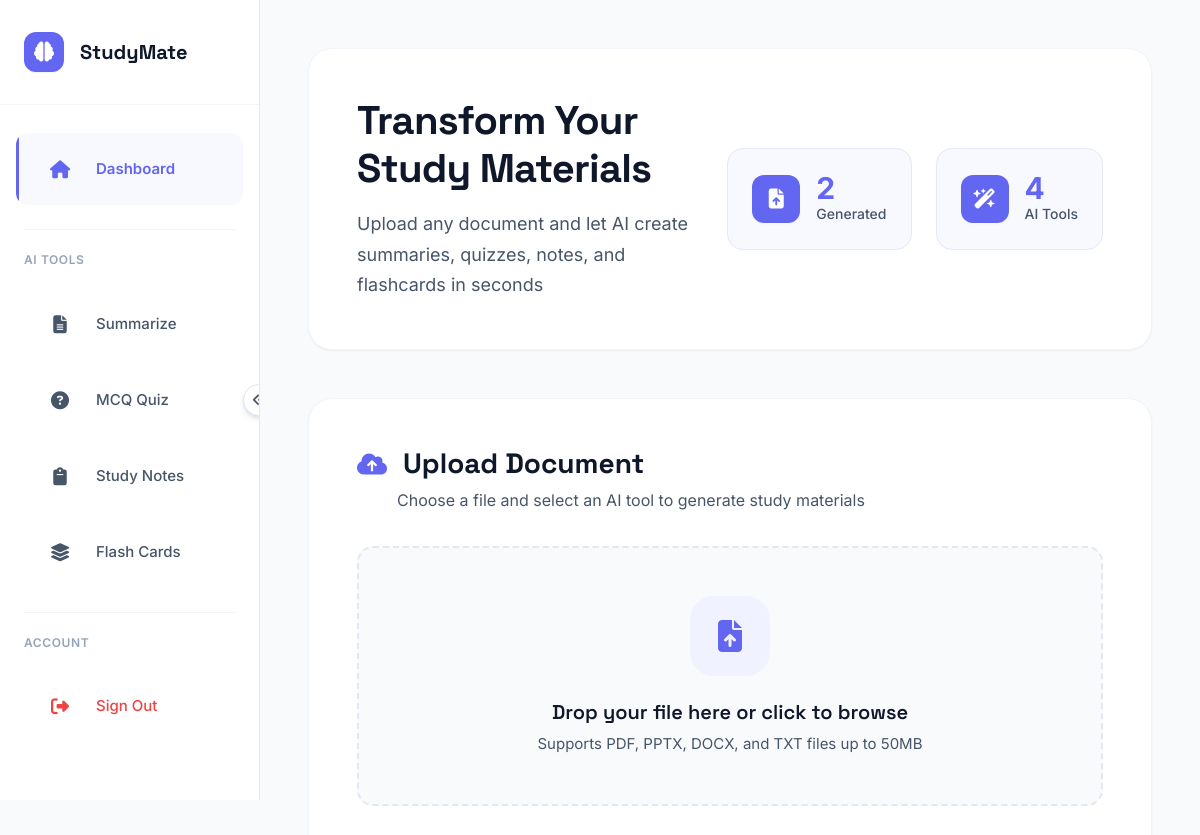
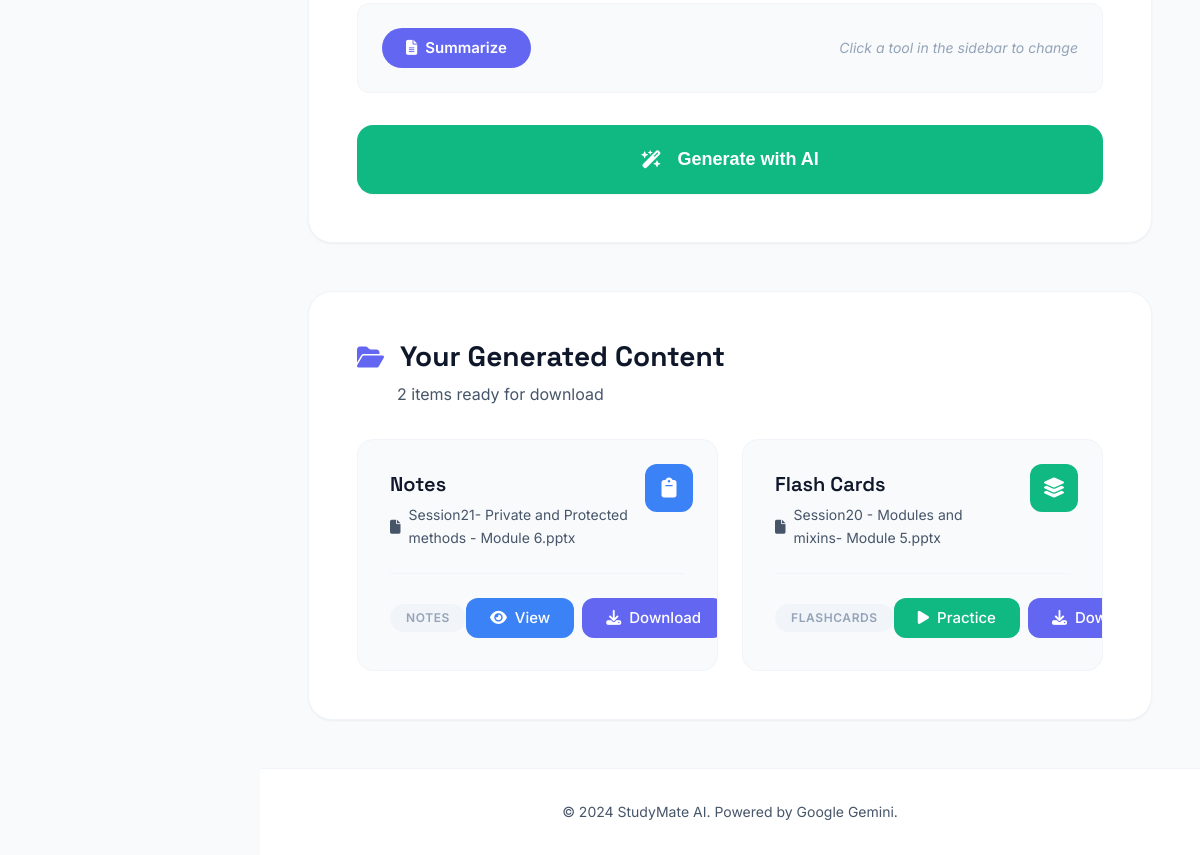
/dashboard (signed in), run on an earlier commit of the app's database (2 pictures, top to bottom).
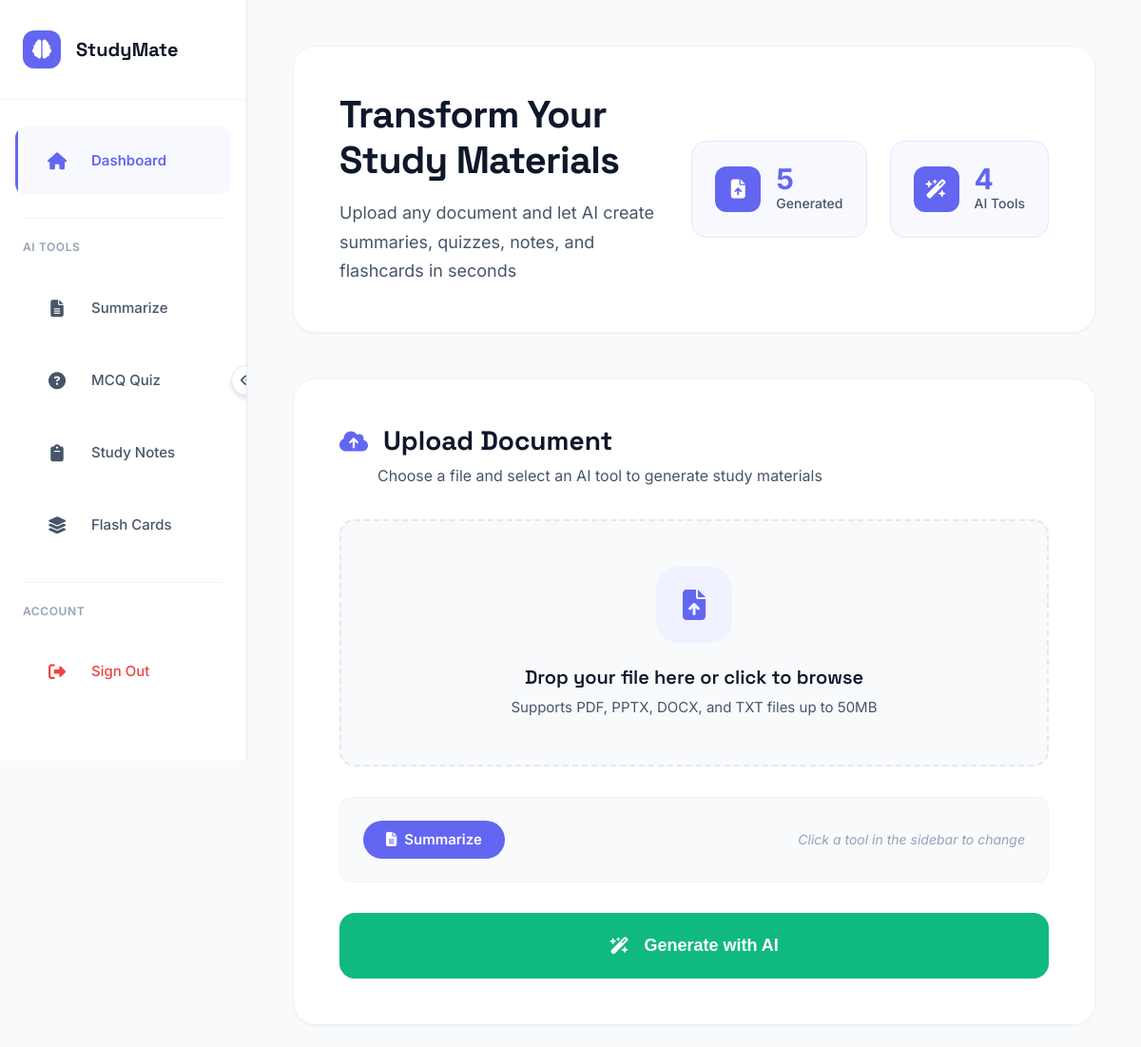
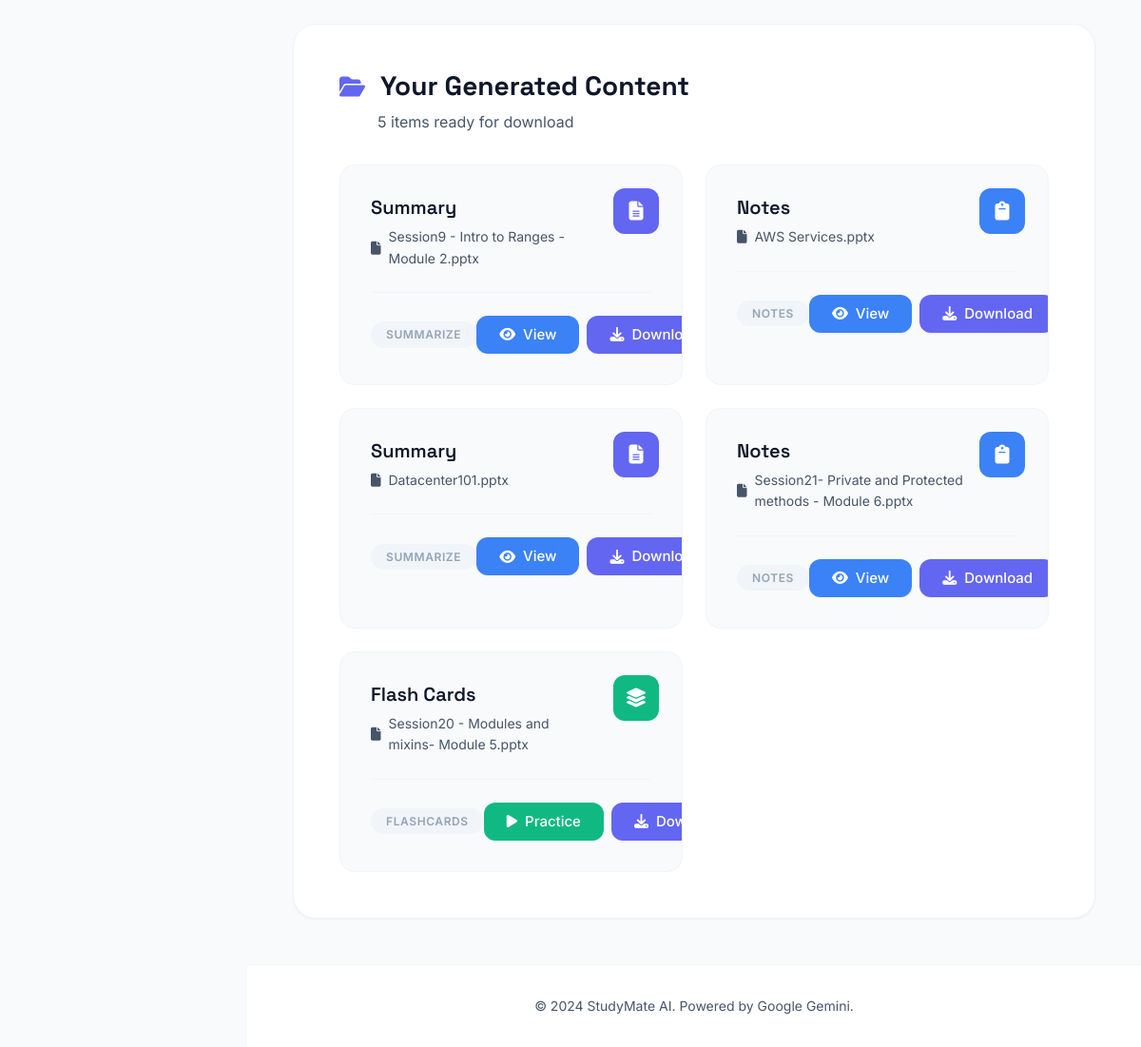
And on a later commit of the database (2 pictures, top to bottom).
### tables this page shows
CREATE TABLE jobs(
        id INTEGER PRIMARY KEY AUTOINCREMENT,
        user_id INTEGER,
        title TEXT,
        s3_input_key TEXT,
        s3_output_key TEXT,
        kind TEXT
    );

### app.py (the view)
@app.route("/dashboard")
def dashboard():
    if "user_id" not in session:
        return redirect(url_for("signin"))
    db = get_db()
    items = db.execute(
        "SELECT id,title,kind,s3_output_key,s3_input_key FROM jobs WHERE user_id=? ORDER BY id DESC",
        (session["user_id"],)
    ).fetchall()
    items_with_filenames = []
    for item in items:
        original_filename = item[4].split('/')[-1] if item[4] else "Unknown File"
        items_with_filenames.append({
            'id': item[0],
            'title': item[1],
            'kind': item[2],
            's3_output_key': item[3],
            'original_filename': original_filename
        })
    return render_template("dashboard.html", title="Dashboard", items=items_with_filenames)

### app.py (called while the page is built)
def get_db():
    conn = sqlite3.connect("studymate.db")
    conn.execute("""CREATE TABLE IF NOT EXISTS users(
        id INTEGER PRIMARY KEY AUTOINCREMENT,
        email TEXT UNIQUE,
        password_hash TEXT
    )""")
    conn.execute("""CREATE TABLE IF NOT EXISTS jobs(
        id INTEGER PRIMARY KEY AUTOINCREMENT,
        user_id INTEGER,
        title TEXT,
        s3_input_key TEXT,
        s3_output_key TEXT,
        kind TEXT
    )""")
    return conn

### templates/dashboard.html (shortened to what this page needs)
{% extends "base.html" %}
{% block content %}
<div class="dashboard-container">
    <div class="hero-section">
        <div class="hero-content">
            <h1 class="hero-title">Transform Your Study Materials</h1>
            <p class="hero-subtitle">Upload any document and let AI create summaries, quizzes, notes, and flashcards in seconds</p>
        </div>
        <div class="hero-stats">
            <div class="stat-item">
                <div class="stat-icon">
                    <i class="fas fa-file-arrow-up"></i>
                </div>
                <div class="stat-content">
                    <div class="stat-number">{{ items|length }}</div>
                    <div class="stat-label">Generated</div>
                </div>
            </div>
            <div class="stat-item">
                <div class="stat-icon">
                    <i class="fas fa-wand-magic-sparkles"></i>
                </div>
                <div class="stat-content">
                    <div class="stat-number">4</div>
                    <div class="stat-label">AI Tools</div>
                </div>
            </div>
        </div>
    </div>
    <div class="upload-section">
        <div class="section-header">
            <div class="section-title">
                <i class="fas fa-cloud-arrow-up"></i>
                <h2>Upload Document</h2>
            </div>
            <p class="section-subtitle">Choose a file and select an AI tool to generate study materials</p>
        </div>
        <form method="post" action="{{ url_for('upload') }}" enctype="multipart/form-data" class="upload-form" id="uploadForm">
            <div class="file-upload-wrapper">
                <div class="file-upload-area" id="fileUploadArea">
                    <div class="upload-icon-wrapper">
                        <div class="upload-icon" id="uploadIcon">
                            <i class="fas fa-file-arrow-up"></i>
                        </div>
                    </div>
                    <div class="upload-text">
                        <h3>Drop your file here or click to browse</h3>
                        <p>Supports PDF, PPTX, DOCX, and TXT files up to 50MB</p>
                    </div>
                </div>
            </div>
            <div class="selected-tool-display" id="selectedToolDisplay">
                <div class="tool-badge">
                    <i class="fas fa-file-lines"></i>
                    <span>Summarize</span>
                </div>
                <span class="change-tool">Click a tool in the sidebar to change</span>
            </div>
            <button type="submit" class="btn-generate" id="btnGenerate">
                <span class="btn-content">
                    <i class="fas fa-wand-magic-sparkles"></i>
                    <span>Generate with AI</span>
                </span>
            </button>
        </form>
    </div>
    <div class="outputs-section">
        <div class="section-header">
            <div class="section-title">
                <i class="fas fa-folder-open"></i>
                <h2>Your Generated Content</h2>
            </div>
            {% if items %}
            <p class="section-subtitle">{{ items|length }} item{% if items|length != 1 %}s{% endif %} ready for download</p>
            {% endif %}
        </div>
        {% if items %}
            <div class="outputs-grid">
                {% for item in items %}
                <div class="output-card">
                    <div class="output-type-badge badge-{{ item.kind }}">
                        {% if item.kind == 'summarize' %}
                            <i class="fas fa-file-lines"></i>
                        {% elif item.kind == 'mcq' %}
                            <i class="fas fa-circle-question"></i>
                        {% elif item.kind == 'flashcards' %}
                            <i class="fas fa-layer-group"></i>
                        {% else %}
                            <i class="fas fa-clipboard"></i>
                        {% endif %}
                    </div>
                    <div class="output-header">
                        <h4>{{ item.title }}</h4>
                        <div class="output-meta">
                            <span class="output-filename">
                                <i class="fas fa-file"></i>
                                {{ item.original_filename }}
                            </span>
                        </div>
                    </div>
                    <div class="output-footer">
                        <span class="output-type-label">{{ item.kind.title() }}</span>
                        <div class="output-actions">
                            {% if item.kind == 'flashcards' %}
                            <a href="{{ url_for('view_flashcards', job_id=item.id) }}" class="btn-practice">
                                <i class="fas fa-play"></i>
                                <span>Practice</span>
                            </a>
                            {% elif item.kind in ['summarize', 'notes'] %}
                            <a href="{{ url_for('view_pdf', job_id=item.id) }}" class="btn-view">
                                <i class="fas fa-eye"></i>
                                <span>View</span>
                            </a>
                            {% endif %}
                            <a href="{{ url_for('download', job_id=item.id) }}" class="btn-download">
                                <i class="fas fa-download"></i>
                                <span>Download</span>
                            </a>
                        </div>
                    </div>
                </div>
                {% endfor %}
            </div>
        {% endif %}
    </div>
</div>
{% endblock %}

### templates/base.html (shortened to what this page needs)
<!DOCTYPE html>
<html lang="en">
<head>
    <link rel="stylesheet" href="https://cdnjs.cloudflare.com/ajax/libs/font-awesome/6.4.0/css/all.min.css">
    <link rel="stylesheet" href="{{ url_for('static', filename='style.css') }}">
</head>
<body class="{% if not session.user_id %}no-sidebar{% endif %}">
    {% if session.user_id %}
    <aside class="sidebar" id="sidebar">
        <div class="sidebar-header">
            <div class="logo">
                <div class="logo-icon">
                    <i class="fas fa-brain"></i>
                </div>
                <span class="logo-text">StudyMate</span>
            </div>
        </div>
        <nav class="sidebar-nav">
            <a href="{{ url_for('dashboard') }}" class="nav-item active" data-tooltip="Dashboard">
                <div class="nav-icon">
                    <i class="fas fa-home"></i>
                </div>
                <span class="nav-text">Dashboard</span>
            </a>
            <div class="nav-divider">
                <span class="nav-divider-text">AI Tools</span>
            </div>
            <a href="#" class="nav-item" data-tool="summarize" data-tooltip="Summarize">
                <div class="nav-icon">
                    <i class="fas fa-file-lines"></i>
                </div>
                <span class="nav-text">Summarize</span>
            </a>
            <a href="#" class="nav-item" data-tool="mcq" data-tooltip="MCQ Quiz">
                <div class="nav-icon">
                    <i class="fas fa-circle-question"></i>
                </div>
                <span class="nav-text">MCQ Quiz</span>
            </a>
            <a href="#" class="nav-item" data-tool="notes" data-tooltip="Study Notes">
                <div class="nav-icon">
                    <i class="fas fa-clipboard"></i>
                </div>
                <span class="nav-text">Study Notes</span>
            </a>
            <a href="#" class="nav-item" data-tool="flashcards" data-tooltip="Flash Cards">
                <div class="nav-icon">
                    <i class="fas fa-layer-group"></i>
                </div>
                <span class="nav-text">Flash Cards</span>
            </a>
            <div class="nav-divider">
                <span class="nav-divider-text">Account</span>
            </div>
            <a href="{{ url_for('signout') }}" class="nav-item nav-item-logout" data-tooltip="Sign Out">
                <div class="nav-icon">
                    <i class="fas fa-right-from-bracket"></i>
                </div>
                <span class="nav-text">Sign Out</span>
            </a>
        </nav>
        <button class="sidebar-toggle" id="sidebarToggle">
            <i class="fas fa-angles-left"></i>
        </button>
    </aside>
    {% endif %}
    <div class="main-wrapper" id="mainWrapper">
        <main class="main-content">
            {% block content %}{% endblock %}
        </main>
        <footer class="footer">
            <p>&copy; 2024 StudyMate AI. Powered by Google Gemini.</p>
        </footer>
    </div>
</body>
</html>

What changed in the data, as far as the page shows it:
added jobs: title "Summary", original_filename "Session9 - Intro to Ranges - Module 2.pptx", kind "SUMMARIZE"
added jobs: title "Notes", original_filename "AWS Services.pptx", kind "NOTES"
added jobs: title "Summary", original_filename "Datacenter101.pptx", kind "SUMMARIZE"
Also different on the page:
{{ items|length }}: "2" → "5"
